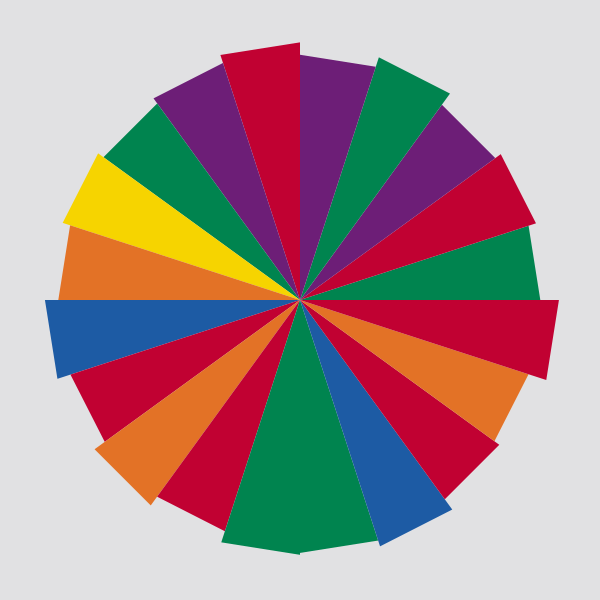
Frame 1 (no input)
Frame 60 (the mouse pressed at the canvas centre just before this capture): identical to frame 1, image omitted
Frame 120 (the mouse held since frame 60 and released just before this capture): identical to frame 1, image omitted

The Processing sketch that drew this single still picture (run headless with seeded random() and noise(); from frame 60 on, the mouse is pressed at the canvas centre):

// Processing sketch: Poster_004
// ── Poster_004.pde
color bgs[] = {
  color(246,212,0),
  color(0,132,79),
  color(193,1,50),
  color(227,114,38),
  color(109,30,119),
  color(29,91,164)
};

void setup() {
  size( 600, 600 );
  
  smooth();
  noStroke();
 
  drawTriangles();
}

void draw() {
  
}

void drawTriangles() {
  background( 225,225,227 );
  
  translate( width/2, height/2);
 
  float radius = 250;
  float num_tri = 20;
  
  float last_radius = 0;
  int last_color = -1;

  float angle = TWO_PI/(float)num_tri;

  for( int i = 0; i < num_tri; i++ ) {
    float new_radius = radius + random( -10, 10 );
    while( abs(new_radius - last_radius) < 6 ) {
      new_radius = radius + random( -10, 10 );
    }
    
    float x = new_radius*sin(angle*i);
    float y = new_radius*cos(angle*i);
    
    float x2 = new_radius*sin(angle*(i+1));
    float y2 = new_radius*cos(angle*(i+1));

    int new_color = (int)random(bgs.length);
    while( new_color == last_color ) {
      new_color = (int)random(bgs.length);
    }
    fill( bgs[new_color] );
    triangle( 0, 0, x, y, x2, y2 );

    last_radius = new_radius;
    last_color = new_color;
  }
}

void mousePressed() {
  drawTriangles();
}
